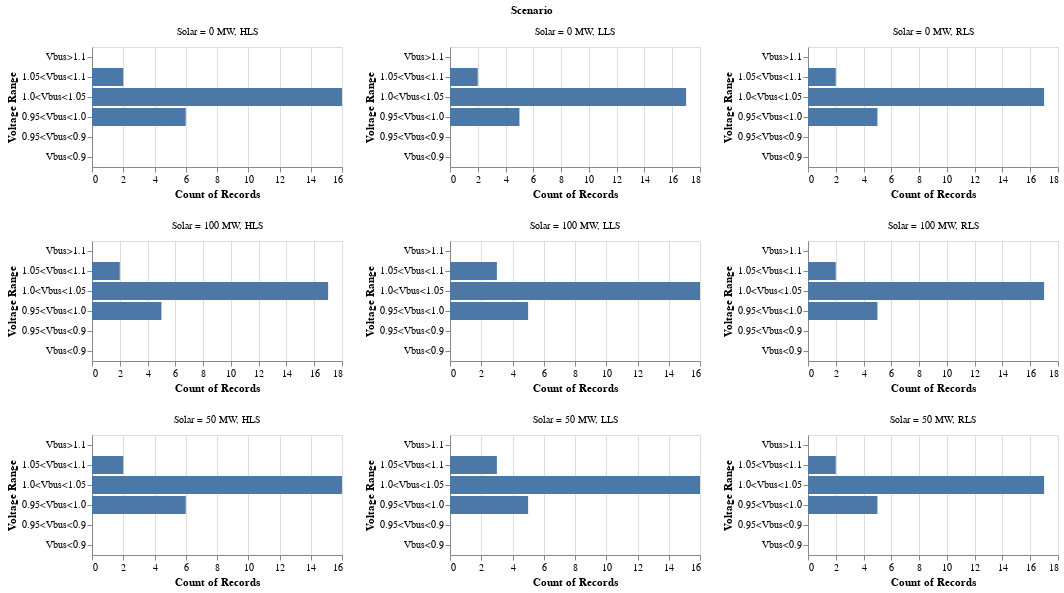

The code cell stored with this chart in its notebook:
### Markdown cell above
A histogram is plotted to check the no of Buses in each of the above defined brackets

### Code cell
alt.Chart(data_v).mark_bar().encode(
    alt.Y('Voltage Range', scale =alt.Scale(domain=['Vbus>1.1','1.05<Vbus<1.1','1.0<Vbus<1.05','0.95<Vbus<1.0','0.95<Vbus<0.9','Vbus<0.9'])),
    alt.X('count()')).properties(height = 120, width = 250).facet('Scenario',columns=3).resolve_scale(x='independent', y = 'independent')

### Figure 1 — Vega-Lite specification as saved in the notebook (floating-point values rounded to 4 significant figures; data arrays with more than 128 entries replaced by an {"elided": "..."} marker saying what was removed)
{"config": {"view": {"continuousWidth": 300, "continuousHeight": 300}}, "data": {"name": "data-6915aa529a19e28c48ef38a0deb448ce"}, "facet": {"field": "Scenario", "type": "nominal"}, "spec": {"mark": {"type": "bar"}, "encoding": {"x": {"aggregate": "count", "type": "quantitative"}, "y": {"field": "Voltage Range", "scale": {"domain": ["Vbus>1.1", "1.05<Vbus<1.1", "1.0<Vbus<1.05", "0.95<Vbus<1.0", "0.95<Vbus<0.9", "Vbus<0.9"]}, "type": "nominal"}}, "height": 120, "width": 250}, "columns": 3, "resolve": {"scale": {"x": "independent", "y": "independent"}}, "$schema": "https://vega.github.io/schema/vega-lite/v5.20.1.json", "datasets": {"data-6915aa529a19e28c48ef38a0deb448ce": {"elided": "216 records"}}}
